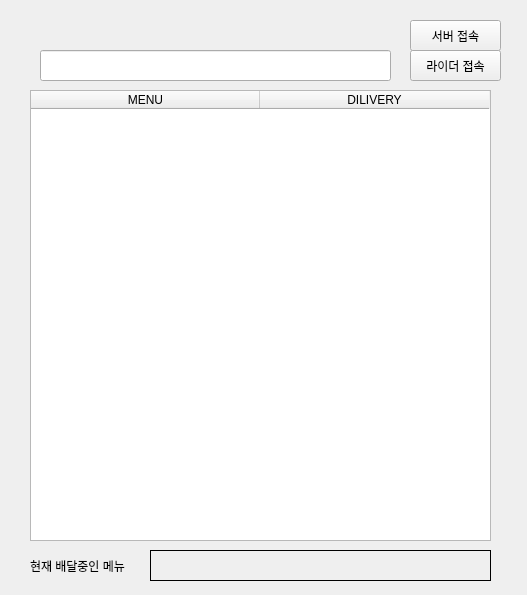
<?xml version="1.0" encoding="UTF-8"?>
<ui version="4.0">
 <class>Widget</class>
 <widget class="QWidget" name="Widget">
  <property name="geometry">
   <rect>
    <x>0</x>
    <y>0</y>
    <width>527</width>
    <height>595</height>
   </rect>
  </property>
  <property name="windowTitle">
   <string>Widget</string>
  </property>
  <widget class="QPushButton" name="pushButton">
   <property name="geometry">
    <rect>
     <x>410</x>
     <y>50</y>
     <width>91</width>
     <height>31</height>
    </rect>
   </property>
   <property name="text">
    <string>라이더 접속</string>
   </property>
  </widget>
  <widget class="QTableWidget" name="tableWidget">
   <property name="geometry">
    <rect>
     <x>30</x>
     <y>90</y>
     <width>461</width>
     <height>451</height>
    </rect>
   </property>
   <attribute name="horizontalHeaderDefaultSectionSize">
    <number>229</number>
   </attribute>
   <column>
    <property name="text">
     <string>MENU</string>
    </property>
   </column>
   <column>
    <property name="text">
     <string>DILIVERY</string>
    </property>
   </column>
  </widget>
  <widget class="QLineEdit" name="lineEdit">
   <property name="geometry">
    <rect>
     <x>40</x>
     <y>50</y>
     <width>351</width>
     <height>31</height>
    </rect>
   </property>
  </widget>
  <widget class="QPushButton" name="serverbtn">
   <property name="geometry">
    <rect>
     <x>410</x>
     <y>20</y>
     <width>91</width>
     <height>31</height>
    </rect>
   </property>
   <property name="text">
    <string>서버 접속</string>
   </property>
  </widget>
  <widget class="QLabel" name="label">
   <property name="geometry">
    <rect>
     <x>30</x>
     <y>550</y>
     <width>111</width>
     <height>31</height>
    </rect>
   </property>
   <property name="text">
    <string>현재 배달중인 메뉴</string>
   </property>
  </widget>
  <widget class="QLabel" name="label_2">
   <property name="geometry">
    <rect>
     <x>150</x>
     <y>550</y>
     <width>341</width>
     <height>31</height>
    </rect>
   </property>
   <property name="frameShape">
    <enum>QFrame::Box</enum>
   </property>
   <property name="text">
    <string/>
   </property>
  </widget>
 </widget>
 <resources/>
 <connections/>
</ui>
